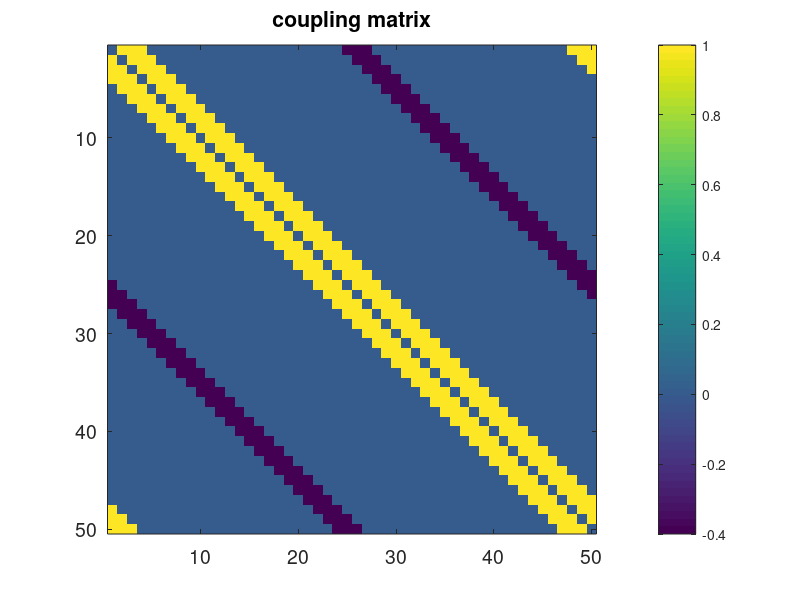

Reproduce this figure in MATLAB. (Note: this script raises an error after producing the figure.)
%%%%%%%%%%%%%%%%%%%%%%%%%%%%%%%%%%%%%%%%%%%%%%%%%%%%%%%%%%%
%
% Ensemble Kalman filter for the theta neuron model
%
%%%%%%%%%%%%%%%%%%%%%%%%%%%%%%%%%%%%%%%%%%%%%%%%%%%%%%%%%%%

%% Set the random seed (so we get reproducible results)
rand_init = 20;
rng(rand_init);

%% Equation parameters
k = 2;
n = 2;

%% Switches for selecting options
SWITCH_TOP = 2; % network topology, 2 = some positive, some inhibitive, ringlike
%SWITCH_LOC = 1; % localization, 1 = localized EnKF
SWITCH_GAP = 0; % Intrinsic firing parameters, 0 = normally distributed

for SWITCH_LOC = [0,1]

%% theta neuron network connectivity

N = 50;

L = 2*pi;
dx = L/N;

% Nearest neighbor ring
if(SWITCH_TOP == 0)
    K = zeros(N,N);
    v = zeros(1,N);
    num_neighbors = 5;
    for i = 1: num_neighbors
        v(i+1) = 1;
        v(N-i+1) = 1;
    end
    K = toeplitz(v);
end

% Coupling from standard model (Laing)
if (SWITCH_TOP == 1)
    K = theta_K(abs([1:N]-[1:N]')*dx);
end

% Some positive coupling, some negative coupling
if (SWITCH_TOP == 2)
    K = zeros(N,N);
    v = zeros(1,N);
    num_neighbors = 3;
    for i = 1: num_neighbors
        v(i+1) = 1;
        v(N-i+1) = 1;
    end
    K = toeplitz(v);
    
    v2 = zeros(1,N);
    num_neighbors_2 = 1;
    for i = 1:num_neighbors_2
        v2(floor(N/2)+i+1) = 1;
        v2(floor(N/2) - i+1) = 1;
        v2(floor(N/2)+1) = 1;
    end
    K2 = toeplitz(v2);
    K = K -0.4* K2;
end

%%
figure(99)
imagesc(K)
pbaspect([1,1,1])
colorbar
set(gca,'FontSize',14)
title('coupling matrix')

%% Localisation matrix

% No localisation
if (SWITCH_LOC == 0)
    loc_mat = ones(N,N);
end

% Matrix exponential localisation
if (SWITCH_LOC == 1)
    eps = 0.1; % epsilon used for localization
    l0 = 1/(0.55*num_neighbors+0.46); % Approximation based on linear fit of lambda vs r
    l1 = 1.1*l0;
    [expA2, lambda] = ring_loc_param(N,num_neighbors,eps,l0,l1,1e-6); % determines lambda
    loc_mat = mat_exp_loc(abs(K),lambda); % produces the renormalized matexp localization matrix
    
    figure(98)
    imagesc(loc_mat)
    pbaspect([1,1,1])
    colorbar
    set(gca,'FontSize',14)
    title('log10 of matrix exp')
end




%% intrinsic parameter for each oscillator (eta/zeta)

% normal: random
if(SWITCH_GAP == 0)
    mu = -0.4;
    zeta_delta = sqrt(0.1);
    zeta = mu + zeta_delta*randn(N,1);
end

% Lorentzian distribution used by Laing for bump
if(SWITCH_GAP == 1)
mu = -0.4;
zeta_delta = 0.02;
zeta = mu + zeta_delta*tan(pi*(rand(N,1)-1/2));
end

zeta_truth = zeta;

%% Parameters, Matrices etc
% Time step for integration
dt = 0.01;
% Observation time
nt = 1;
dts = nt*dt;
% Number of transient steps
na_trans = 500/dts;
% Number of recorded integration steps
na = 30/dts;
% Dimension of the system
D = N;

%% Inflation factor
delta = 1 + 0.1*dts;

%% Dimension of observed and unobserved subspaces, and set indices

ind_all   = find(isnan(zeta) == 0);

% Dimension of observed subspace
Ds = floor(0.7*D);
ind_obs = sort(randperm(N,Ds));
% Dimension of unobserved x subspace
Df = D;
Df2 = D-Ds;
ind_unobs = setdiff(ind_all,ind_obs);

% Size of ensemble ms
ms = D+Df+1;
% Projections matrix S
w = ones(ms,1)/ms;
S = eye(ms) - w*ones(1,ms);

%% Observation operators
H = zeros(Ds,2*D);
for l=1:Ds
    H(l,ind_obs(l)) = 1;
end

Hs = H(1:Ds,1:D);

%% Variance and mean of observational noise
eta = 0.02;

R = eta^2*eye(Ds);
RI = pinv(R); 

%% Now we build a table of our pseudo-globals, which we pass to many functions
params.D = D;
params.Ds = Ds;
params.Df = Df;
params.ms = ms;
params.k = k;
params.n = n;
params.dt = dt;
params.K = K;
params.zeta = zeta;
params.eta = eta;
params.N = N;

params.locA = [loc_mat loc_mat; loc_mat loc_mat];

%% Create truth and observations   
options = odeset('RelTol',1e-6,'AbsTol',1e-6);

rng(2*rand_init);

theta0 = 2*pi*rand(N,1);
% transient that is discarded
[T,theta_truth] = ode45(@theta_matrixform,[0:na_trans*dts],theta0,options,K,N,zeta,k,n);

% integration after the transient, on the attractor
theta0 = mod(theta_truth(end,:),2*pi);
[T,theta_truth] = ode45(@theta_matrixform,[0:dts:na*dts],theta0,options,K,N,zeta,k,n);

% effective frequencies of each oscillator
frequency = (theta_truth(end,:) - theta_truth(1,:))/(na*dt);

theta_truth = mod(theta_truth,2*pi)';
theta_truth = theta_truth(:,2:end);
time = T(2:end);


%%
figure(1)
plot([1:N]*dx,theta_truth(:,end),'.')
set(gca,'FontSize',14)
xlabel('$x$','Interpreter','latex','FontSize',18)
ylabel('$\theta$','Interpreter','latex','FontSize',18)

%%
figure(2)
plot([1:N]*dx,frequency,'.')
set(gca,'FontSize',14)
xlabel('$x$','Interpreter','latex','FontSize',18)
ylabel('frequency','Interpreter','latex','FontSize',18)

%%
figure(3)
imagesc(theta_truth)
colorbar
colormap('hsv')

%% Observations 
y = mod(Hs*theta_truth + sqrtm(R)*randn(Ds,na),2*pi);

%% Initialisation
Zf = zeros(2*D,ms);
Zf_theta = zeros(ms,D);
Za_theta = zeros(ms,D);
Za_theta_mean = zeros(D,na);
Za_zeta = zeros(ms,D);
Za_zeta_mean = zeros(Df,na);

rms_PertObs_zeta = zeros(1,na);
rms_PertObs_theta = zeros(1,na);

%% EnKF

sigma_theta = 0.2;
sigma_zeta = 0.2;


Zf(1:D,:) = mod(theta_truth(:,1) + sigma_theta*randn(D,ms),2*pi);
Zf(D+1:end,:) = zeta_truth(:) + sigma_zeta*zeta_delta*randn(D,ms);
for m = 1:D
    Zf(m,:) = mod(Zf(m,:) + sigma_theta*randn(),2*pi);
    Zf(D+m,:) = Zf(D+m,:) + sigma_zeta*zeta_delta*randn();
end

ave_Pa = zeros(D+Df,D+Df);
ct=0; % counter

tic

for j=1:na
    % assimilation
    [Za_bar,Za] = PertObs_loc_circle(Zf,delta,H,R,RI,y(:,j),S,w,params);
    
    if j>na/2
        B_temp = Za - Za_bar*ones(1,ms);
        B_temp(1:D,:) = mod2(B_temp(1:D,:),2*pi,-pi);
        Pa = B_temp*B_temp'/(ms-1); % Covariance matrix of the analysis
        sig = diag(sqrt(Pa)); % SD of each variable
        sigmat = repmat(sig,1,2*D); % SD vector repeated to make a matrix
        sigmat2 = sigmat.*sigmat'; % Pairwise product of SDs, i,j component is sigma_i * sigma_j
        Pa = Pa./sigmat2;
        ave_Pa = ave_Pa + Pa;
        ct = ct + 1;
    end
    
    Za_theta = Za(1:D,:)';
    
    Za_zeta(:,:) = Za(D+1:end,:)';
    
    for m=1:ms
        [~,temp] = ode45(@theta_matrixform,[0 dts],Za_theta(m,:),options,K,N,Za_zeta(m,:)',k,n);
        Zf(1:D,m) = mod(temp(end,:),2*pi)';
        Zf(D+1:end,m) = Za(D+1:end,m); % dzeta/dt = 0
    end
    
    % storing analysis fields and errors of state and parameters
    Za_theta_mean(:,j) = mod(Za_bar(1:D),2*pi)';
    
    Za_zeta_mean(:,j) = Za_bar(D+1:end)';
    
    % RMS errors in zeta and theta
    rms_PertObs_zeta(j) = norm(Za_zeta_mean(:,j) - zeta_truth(:), 'fro') ...
        / sqrt(N);
    rms_PertObs_theta(j)   = norm(mod2(Za_theta_mean(:,j)-theta_truth(:,j),2*pi,-pi), 'fro') / sqrt(N);
    
    
end

toc

ave_Pa = ave_Pa/ct;

if (SWITCH_LOC == 1)
    save("theta_DA_ring_0.7_observed_loc.mat");
else
    save("theta_DA_ring_0.7_observed_no_loc.mat");
end

end

%% Figures

a = load("theta_DA_ring_0.7_observed_loc.mat");
b = load("theta_DA_ring_0.7_observed_no_loc.mat");

%% theta_i vs t
figure(3)
clims = [0 2*pi];
imagesc([a.dts,a.na*a.dts],[1,a.N],a.theta_truth,clims)
pbaspect([1,1,1])
c = colorbar;
colormap('hsv')
xlim([0 a.na*a.dts])
set(gca,'FontSize',18)
yticks([1,10,20,30,40,50])
set(gca,'TickLength',[0 0])
xlabel('$t$','Interpreter','latex','FontSize',20)
ylabel('$i$','Interpreter','latex','FontSize',20)
c.Ticks = [0:pi/2:2*pi];
c.TickLabels = {'$0$','$\pi/2$','$\pi$','$3\pi/2$','$2\pi$'};
c.TickLabelInterpreter = 'latex';
c.FontSize = 18;

%% RMS errors
h = figure(12);
plot(b.time,(b.rms_PertObs_theta),'--b','LineWidth',2)
hold on
plot(b.time,(b.rms_PertObs_zeta),'-b','LineWidth',2)
hold on
plot(a.time,(a.rms_PertObs_theta),'--r','LineWidth',2)
hold on
plot(a.time,(a.rms_PertObs_zeta),'-r','LineWidth',2)
hold off
set(gca,'YScale','log')
set(gca,'FontSize',18)
ylim([1E-3 1E0])
xlabel('$t$','Interpreter','latex','FontSize',20)
ylabel('RMS error','Interpreter','latex','FontSize',20)
legend('$E_\phi$ standard','$E_\zeta$ standard','$E_\phi$ localized','$E_\zeta$ localized','Interpreter','latex','FontSize',18,'Location','southwest')

%% Residuals in theta
h = figure(13);

%scatter(1:a.N,mod2(a.phi_truth(:,end)-a.Za_phi_mean(:,end),2*pi,-pi),[],'r')
b_obs_mean = median(abs(mod2(b.theta_truth(b.ind_obs,end)-b.Za_theta_mean(b.ind_obs,end),2*pi,-pi)/(2*pi)));
b_unobs_mean = median(abs(mod2(b.theta_truth(b.ind_unobs,end)-b.Za_theta_mean(b.ind_unobs,end),2*pi,-pi)/(2*pi)));
a_obs_mean = median(abs(mod2(a.theta_truth(a.ind_obs,end)-a.Za_theta_mean(a.ind_obs,end),2*pi,-pi)/(2*pi)));
a_unobs_mean = median(abs(mod2(a.theta_truth(a.ind_unobs,end)-a.Za_theta_mean(a.ind_unobs,end),2*pi,-pi)/(2*pi)));

sz = 75;
lwidth = 2;
scatter(b.ind_obs,abs(mod2(b.theta_truth(b.ind_obs,end)-b.Za_theta_mean(b.ind_obs,end),2*pi,-pi)/(2*pi)),sz,'b','^','filled','LineWidth',lwidth)
hold on
scatter(b.ind_unobs,abs(mod2(b.theta_truth(b.ind_unobs,end)-b.Za_theta_mean(b.ind_unobs,end),2*pi,-pi)/(2*pi)),sz,'b','^','LineWidth',lwidth)
hold on
scatter(a.ind_obs,abs(mod2(a.theta_truth(a.ind_obs,end)-a.Za_theta_mean(a.ind_obs,end),2*pi,-pi)/(2*pi)),sz,'r','filled','LineWidth',lwidth)
hold on
scatter(a.ind_unobs,abs(mod2(a.theta_truth(a.ind_unobs,end)-a.Za_theta_mean(a.ind_unobs,end),2*pi,-pi)/(2*pi)),sz,'r','LineWidth',lwidth)
hold off
%yline([0])
yline([b_obs_mean],'b')
yline([b_unobs_mean],'--b')
yline([a_obs_mean],'r')
yline([a_unobs_mean],'--r')
set(gca,'YScale','log')
set(gca,'FontSize',18)
xlabel('$i$','Interpreter','latex','FontSize',20)
ylabel('$|\phi_i - \phi^{\rm a}_i|/(2\pi)$','Interpreter','latex','FontSize',20)
legend('standard, observed','standard, unobserved','localized, observed','localized, unobserved',...
    'Interpreter','latex','FontSize',18,'Location','southeast','NumColumns',2)
box on

%% Residuals in zeta
h = figure(14);

%scatter(1:a.N,mod2(a.phi_truth(:,end)-a.Za_phi_mean(:,end),2*pi,-pi),[],'r')
max_omega = max(abs(a.zeta_truth));

b_obs_mean = median(abs((b.zeta_truth(b.ind_obs)-b.Za_zeta_mean(b.ind_obs,end))/max_omega));
b_unobs_mean = median(abs((b.zeta_truth(b.ind_unobs)-b.Za_zeta_mean(b.ind_unobs,end))/max_omega));
a_obs_mean = median(abs((a.zeta_truth(a.ind_obs)-a.Za_zeta_mean(a.ind_obs,end))/max_omega));
a_unobs_mean = median(abs((a.zeta_truth(a.ind_unobs)-a.Za_zeta_mean(a.ind_unobs,end))/max_omega));

sz = 75;
lwidth = 2;
scatter(b.ind_obs,abs((b.zeta_truth(b.ind_obs)-b.Za_zeta_mean(b.ind_obs,end))/max_omega),sz,'b','^','filled','LineWidth',lwidth)
hold on
scatter(b.ind_unobs,abs((b.zeta_truth(b.ind_unobs)-b.Za_zeta_mean(b.ind_unobs,end))/max_omega),sz,'b','^','LineWidth',lwidth)
hold on
scatter(a.ind_obs,abs((a.zeta_truth(a.ind_obs)-a.Za_zeta_mean(a.ind_obs,end))/max_omega),sz,'r','filled','LineWidth',lwidth)
hold on
scatter(a.ind_unobs,abs((a.zeta_truth(a.ind_unobs)-a.Za_zeta_mean(a.ind_unobs,end))/max_omega),sz,'r','LineWidth',lwidth)
hold off
%yline([0])
yline([b_obs_mean],'b')
yline([b_unobs_mean],'--b')
yline([a_obs_mean],'r')
yline([a_unobs_mean],'--r')
set(gca,'YScale','log')
set(gca,'FontSize',18)
xlabel('$i$','Interpreter','latex','FontSize',20)
ylabel('$|\zeta_i - \zeta^{\rm a}_i|/\zeta_{\max}$','Interpreter','latex','FontSize',20)
legend('standard, observed','standard, unobserved','localized, observed','localized, unobserved',...
    'Interpreter','latex','FontSize',18,'Location','southeast','NumColumns',2)
box on

%% Averaged normalized covariances Pa
figure(13)
imagesc(max(log10(abs(ave_Pa)),-3))
colorbar
pbaspect([1,1,1])
set(gca,'FontSize',14)
xlabel('$\phi,\,\omega$','Interpreter','latex','FontSize',18)
ylabel('$\phi,\,\omega$','Interpreter','latex','FontSize',18)
title('log10(abs(Correlations))','FontSize',18)

